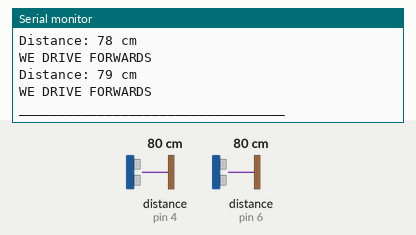
This sketch was run on a simulated Arduino Uno, built with avr-gcc and run on an emulated ATmega328P. Parts: the last lines printed to the serial monitor. Wiring (inferred from the names in the program): 2 × ultrasonic range finder: trigger pin 5, echo pin 4 / trigger pin 7, echo pin 6. The inputs (shaded band) are chosen by the test bench; at power-on: distance to the obstacle (sensors on pin 4, pin 6) 80 cm. The echo pulse lasts 58.3 µs per cm.

Above: at 1.2 s.
1.3 s: distance to the obstacle (sensor on pin 4) set to 2 cm
3.1 s: distance to the obstacle (sensor on pin 6) set to 2 cm
At 3.3 s:
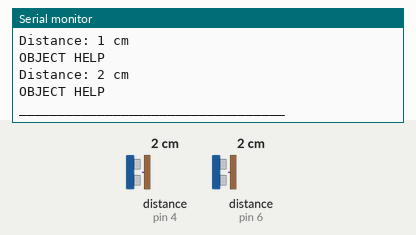
4.6 s: distance to the obstacle (sensor on pin 6) set to 250 cm
At 4.93 s:
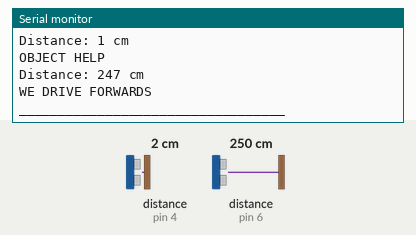
7.6 s: distance to the obstacle (sensor on pin 4) set to 4 cm
Timing chart, 0 to 10.1 s (numbered marks = the images above; inputs shaded):
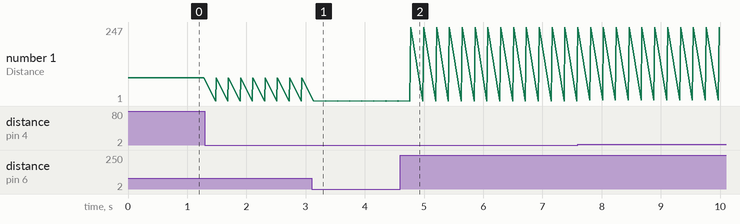

The sketch:

controlledV1.ino
```cpp
byte echoPins[] = {4, 6};
byte trigPins[] = {5, 7};

void setup() {
  // put your setup code here, to run once:
  Serial.begin(115200);
  size_t n = sizeof(echoPins)/sizeof(echoPins[0]);
  for (int i=0;i<n;i++){
    pinMode(echoPins[i], INPUT);
  }
  for (int i=0;i<n;i++){
    pinMode(trigPins[i], OUTPUT);
  }
  Serial.println("Start of code");
}


float measure(int trigPin, int echoPin){
  long duration;
  int distance;
  digitalWrite(trigPin, LOW);
  delayMicroseconds(2);
  // Sets the trigPin HIGH (ACTIVE) for 10 microseconds
  digitalWrite(trigPin, HIGH);
  delayMicroseconds(10);
  digitalWrite(trigPin, LOW);
  // Reads the echoPin, returns the sound wave travel time in microseconds
  duration = pulseIn(echoPin, HIGH);
  // Calculating the distance
  distance = duration * 0.034 / 2; // Speed of sound wave divided by 2 (go and back)
  // Displays the distance on the Serial Monitor
  Serial.print("Distance: ");
  Serial.print(distance);
  Serial.println(" cm");
  return distance;
}
void drive(){
  Serial.println("WE DRIVE FORWARDS");
}
void still(){
  Serial.println("OBJECT HELP");
}
void loop() {
  // put your main code here, to run repeatedly:
  size_t n = sizeof(echoPins)/sizeof(echoPins[0]);
  for (int i=0;i<n;i++){
    if(measure(trigPins[i], echoPins[i])>70){
      drive();
    } else{
      still();
    }
  }
  Serial.println("__________________________________");
  delay(200);
}
```

Measured:
- after the input at 3.1 s, the serial monitor: prints a new line at once (image 1)
- after the input at 4.6 s, the serial monitor: prints a new line after 0.18 s (image 2)
- plotted number 1: 79 → 2 after the input at 3.1 s, 2 → 247 after the input at 4.6 s
